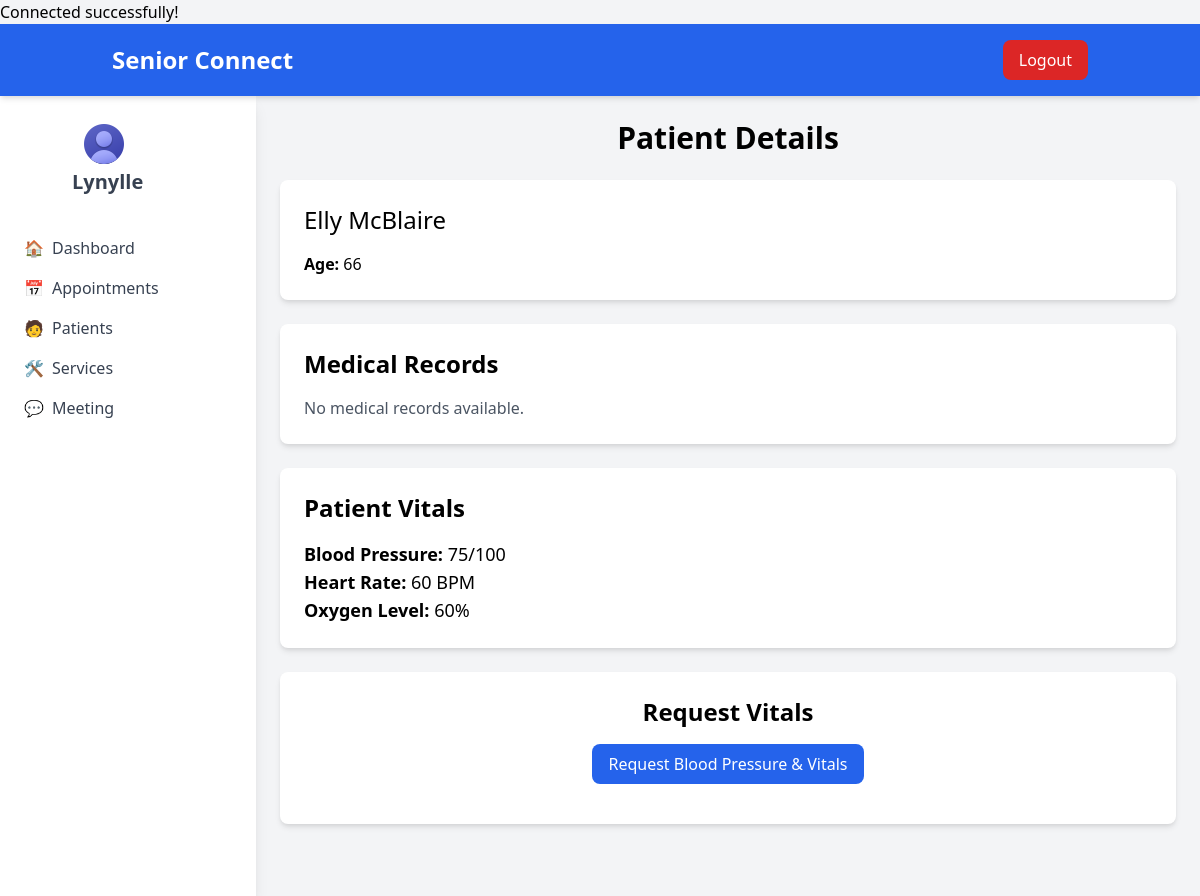
The app's page /views/HealthcareProfessional/patientDetails.php?seniorId=4 (signed in) with its own data.
### tables this page shows
CREATE TABLE `seniorcitizen` (
  `seniorId` int(11) NOT NULL,
  `userId` int(11) NOT NULL,
  `fName` varchar(50) NOT NULL,
  `lName` varchar(50) NOT NULL,
  `age` int(11) NOT NULL,
  `gender` enum('Male','Female','Other') NOT NULL,
  `seniorEmail` varchar(100) DEFAULT NULL,
  `roleId` int(11) NOT NULL DEFAULT 2,
  `created_at` timestamp NOT NULL DEFAULT current_timestamp(),
  `profile_picture` longblob DEFAULT NULL,
  `blood_pressure` varchar(20) DEFAULT NULL,
  `heart_rate` int(11) DEFAULT NULL,
  `oxygen_level` int(11) DEFAULT NULL
);

### views/HealthcareProfessional/patientDetails.php (the view, shortened to what this page needs)
<?php
include '../../config.php';
$seniorId = $_GET['seniorId'];
$sql = "SELECT * FROM seniorCitizen WHERE seniorId = :seniorId";
$stmt = $pdo->prepare($sql);
$stmt->execute(['seniorId' => $seniorId]);
$patient = $stmt->fetch(PDO::FETCH_ASSOC);
$sqlRecords = "SELECT * FROM medical_records WHERE seniorId = :seniorId ORDER BY uploaded_at DESC";
$stmtRecords = $pdo->prepare($sqlRecords);
$stmtRecords->execute(['seniorId' => $seniorId]);
$medicalRecords = $stmtRecords->fetchAll(PDO::FETCH_ASSOC);
?>
<!DOCTYPE html>
<html lang="en">
<head>
    <link href="https://cdn.jsdelivr.net/npm/tailwindcss@2.2.19/dist/tailwind.min.css" rel="stylesheet">
</head>
<body class="bg-gray-100">
    <?php include '../../includes/topbar.php'; ?>
    <div class="flex">
        <?php include '../../includes/healthcareProfessionalSidebar.php'; ?>
        <main class="flex-1 p-6">
            <h2 class="text-3xl font-bold text-center mb-6">Patient Details</h2>
            <div class="bg-white p-6 rounded-lg shadow-md max-w-4xl mx-auto">
                <h3 class="text-2xl mb-4">
                    <?= htmlspecialchars($patient['fName'] . ' ' . $patient['lName']) ?>
                </h3>
                <p><strong>Age:</strong> <?= htmlspecialchars($patient['age']) ?></p>
            </div>
            <div class="bg-white p-6 rounded-lg shadow-md max-w-4xl mx-auto mt-6">
                <h3 class="text-2xl font-bold mb-4">Medical Records</h3>
                <?php if (!empty($medicalRecords)): ?>
                    <ul class="list-disc pl-6">
                        <?php foreach ($medicalRecords as $record): ?>
                            <li class="mb-2">
                                <a href="../../uploads/medical_records/<?= htmlspecialchars($record['file_name']) ?>"
                                   class="text-blue-600 underline" target="_blank">
                                    <?= htmlspecialchars($record['file_name']) ?>
                                </a>
                                <span class="text-gray-500">(Uploaded: <?= htmlspecialchars($record['uploaded_at']) ?>)</span>
                            </li>
                        <?php endforeach; ?>
                    </ul>
                <?php else: ?>
                    <p class="text-gray-600">No medical records available.</p>
                <?php endif; ?>
            </div>
            <div class="bg-white p-6 rounded-lg shadow-md max-w-4xl mx-auto mt-6">
                <h3 class="text-2xl font-bold mb-4">Patient Vitals</h3>
                <p class="text-lg"><strong>Blood Pressure:</strong> <?= htmlspecialchars($patient['blood_pressure'] ?? 'Not Set') ?></p>
                <p class="text-lg"><strong>Heart Rate:</strong> <?= htmlspecialchars($patient['heart_rate'] ?? 'Not Set') ?> BPM</p>
                <p class="text-lg"><strong>Oxygen Level:</strong> <?= htmlspecialchars($patient['oxygen_level'] ?? 'Not Set') ?>%</p>
            </div>
            <div class="bg-white p-6 rounded-lg shadow-md max-w-4xl mx-auto mt-6 text-center">
                <h3 class="text-2xl font-semibold mb-4">Request Vitals</h3>
                <form action="requestVitals.php" method="POST">
                    <button type="submit" class="px-4 py-2 bg-blue-600 text-white rounded-lg hover:bg-blue-700">
                        Request Blood Pressure & Vitals
                    </button>
                </form>
            </div>
        </main>
    </div>
</body>
</html>

### records on screen
seniorcitizen: fName+lName "Elly McBlaire", age "66", blood_pressure "75/100", heart_rate "60", oxygen_level "60"

### other values on screen
$_SESSION['fname'] "Lynylle"
